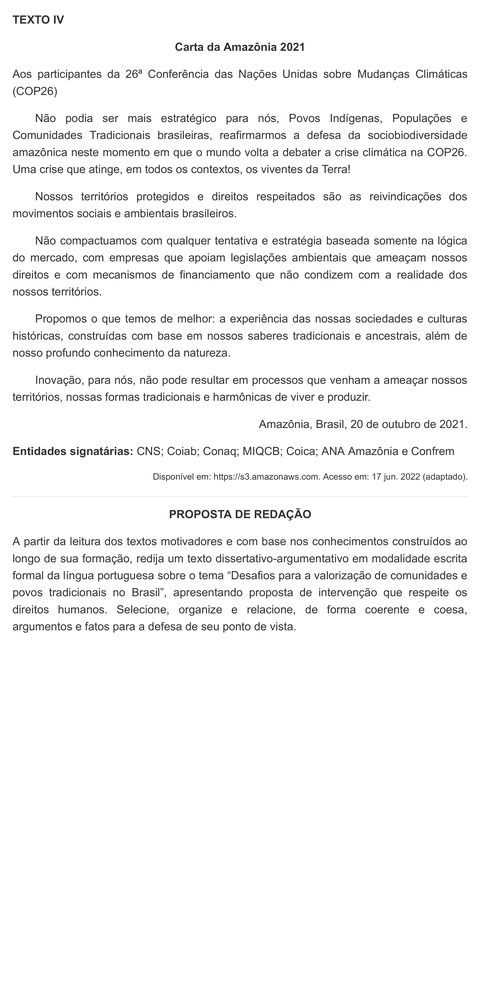
#> input picture 3Passo-ConcatenarVerticalmente/58-104/pagina_enem_58.png, 481 x 1000 px, shrunk from 2385 x 4958 before the run; its folder holds 4 pictures in this run
$ python concatenar.py
#> lines starting #> are read from the running program, lines starting #| are printed output that depends on the picture
from PIL import Image
import os
import re

pasta_imagens = "58-104"
pasta_saida = "concatenadas-58-104"
os.makedirs(pasta_saida, exist_ok=True)

def get_sort_key(nome_arquivo):
    numero = int(re.search(r'pagina_enem_(\d+)', nome_arquivo).group(1))
    return numero

arquivos = [f for f in os.listdir(pasta_imagens) if f.endswith('.png')]
arquivos.sort(key=get_sort_key)

imagens = []
for arquivo in arquivos:
    caminho = os.path.join(pasta_imagens, arquivo)
    imagens.append(Image.open(caminho))
    print(f"Adicionando: {arquivo}")

largura_max = max(img.width for img in imagens)
altura_total = sum(img.height for img in imagens)
imagem_final = Image.new('RGB', (largura_max, altura_total))
#> imagem_final: PIL image 481x4000 RGB; every value is 0

y = 0
for img in imagens:
    imagem_final.paste(img, (0, y))
    y += img.height
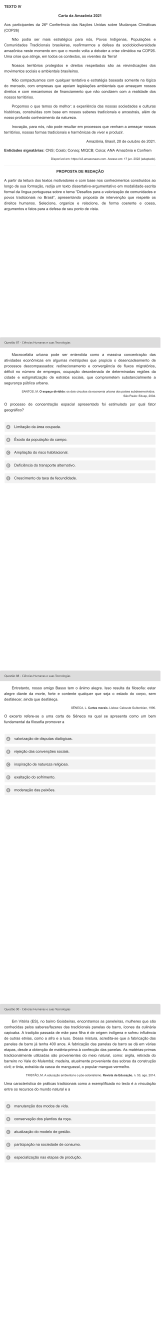
#> imagem_final: PIL image 481x4000 RGB (shown at 1/3 size); mean R, G, B 246.9, 246.9, 246.9

imagem_final.save(os.path.join(pasta_saida, 'colunas_concatenadas_58-104.png'))
print("Imagens concatenadas na ordem correta!")
print(f"Ordem dos arquivos: {arquivos}")
